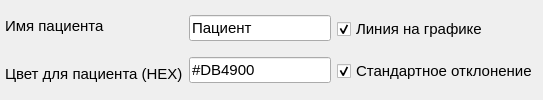
             <widget class="QFrame" name="tyt">
              <property name="sizePolicy">
               <sizepolicy hsizetype="Preferred" vsizetype="Fixed">
                <horstretch>0</horstretch>
                <verstretch>0</verstretch>
               </sizepolicy>
              </property>
              <property name="font">
               <font>
                <pointsize>11</pointsize>
               </font>
              </property>
              <property name="styleSheet">
               <string notr="true">QFrame#tyt{
border: 5px solid rgb(128, 160, 165);
border-radius: 17px;
}</string>
              </property>
              <layout class="QHBoxLayout" name="horizontalLayout_9">
               <property name="leftMargin">
                <number>5</number>
               </property>
               <property name="topMargin">
                <number>5</number>
               </property>
               <property name="rightMargin">
                <number>5</number>
               </property>
               <property name="bottomMargin">
                <number>5</number>
               </property>
               <item>
                <layout class="QVBoxLayout" name="verticalLayout_6">
                 <item>
                  <widget class="QLabel" name="label_5">
                   <property name="font">
                    <font>
                     <pointsize>11</pointsize>
                    </font>
                   </property>
                   <property name="text">
                    <string>Имя пациента</string>
                   </property>
                  </widget>
                 </item>
                 <item>
                  <widget class="QLabel" name="label_4">
                   <property name="font">
                    <font>
                     <pointsize>11</pointsize>
                    </font>
                   </property>
                   <property name="toolTip">
                    <string>&lt;html&gt;&lt;head/&gt;&lt;body&gt;&lt;p&gt;Важно, чтобы цвет был в формате HEX (пример, &amp;quot;#FFFFFF&amp;quot;)&lt;/p&gt;&lt;/body&gt;&lt;/html&gt;</string>
                   </property>
                   <property name="text">
                    <string>Цвет для пациента (HEX)</string>
                   </property>
                  </widget>
                 </item>
                </layout>
               </item>
               <item>
                <layout class="QVBoxLayout" name="verticalLayout_7">
                 <item>
                  <widget class="QLineEdit" name="patient_prof">
                   <property name="font">
                    <font>
                     <pointsize>11</pointsize>
                    </font>
                   </property>
                   <property name="text">
                    <string>Пациент</string>
                   </property>
                  </widget>
                 </item>
                 <item>
                  <widget class="QLineEdit" name="color_for_patient">
                   <property name="font">
                    <font>
                     <pointsize>11</pointsize>
                    </font>
                   </property>
                   <property name="text">
                    <string>#DB4900</string>
                   </property>
                  </widget>
                 </item>
                </layout>
               </item>
               <item>
                <layout class="QVBoxLayout" name="verticalLayout_34">
                 <item>
                  <widget class="QCheckBox" name="check_profile_pat_line">
                   <property name="enabled">
                    <bool>true</bool>
                   </property>
                   <property name="font">
                    <font>
                     <pointsize>11</pointsize>
                    </font>
                   </property>
                   <property name="text">
                    <string>Линия на графике</string>
                   </property>
                   <property name="checked">
                    <bool>true</bool>
                   </property>
                  </widget>
                 </item>
                 <item>
                  <widget class="QCheckBox" name="check_profile_pat_sd">
                   <property name="enabled">
                    <bool>true</bool>
                   </property>
                   <property name="font">
                    <font>
                     <pointsize>11</pointsize>
                    </font>
                   </property>
                   <property name="text">
                    <string>Стандартное отклонение</string>
                   </property>
                   <property name="checked">
                    <bool>true</bool>
                   </property>
                  </widget>
                 </item>
                </layout>
               </item>
              </layout>
             </widget>
